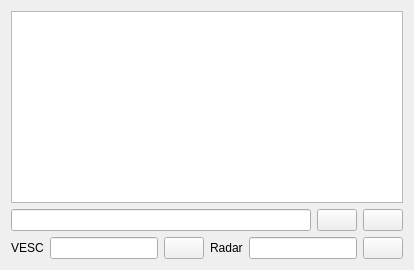
       <widget class="QWidget" name="tab_3">
        <attribute name="icon">
         <iconset resource="resources.qrc">
          <normaloff>:/models/Icons/Console-96.png</normaloff>:/models/Icons/Console-96.png</iconset>
        </attribute>
        <attribute name="title">
         <string/>
        </attribute>
        <attribute name="toolTip">
         <string>Terminal</string>
        </attribute>
        <layout class="QVBoxLayout" name="verticalLayout_3">
         <item>
          <widget class="QTextBrowser" name="terminalBrowser">
           <property name="font">
            <font>
             <family>Monospace</family>
            </font>
           </property>
          </widget>
         </item>
         <item>
          <layout class="QHBoxLayout" name="horizontalLayout_12">
           <item>
            <widget class="HistoryLineEdit" name="terminalEdit"/>
           </item>
           <item>
            <widget class="QPushButton" name="terminalSendButton">
             <property name="toolTip">
              <string>Send command to car</string>
             </property>
             <property name="text">
              <string/>
             </property>
             <property name="icon">
              <iconset resource="resources.qrc">
               <normaloff>:/models/Icons/Send File-96.png</normaloff>:/models/Icons/Send File-96.png</iconset>
             </property>
            </widget>
           </item>
           <item>
            <widget class="QPushButton" name="terminalClearButton">
             <property name="toolTip">
              <string>Clear terminal</string>
             </property>
             <property name="text">
              <string/>
             </property>
             <property name="icon">
              <iconset resource="resources.qrc">
               <normaloff>:/models/Icons/Delete2-96.png</normaloff>:/models/Icons/Delete2-96.png</iconset>
             </property>
            </widget>
           </item>
          </layout>
         </item>
         <item>
          <layout class="QHBoxLayout" name="horizontalLayout_2">
           <item>
            <widget class="QLabel" name="label_4">
             <property name="text">
              <string>VESC</string>
             </property>
            </widget>
           </item>
           <item>
            <widget class="HistoryLineEdit" name="terminalEditVesc"/>
           </item>
           <item>
            <widget class="QPushButton" name="terminalSendVescButton">
             <property name="text">
              <string/>
             </property>
             <property name="icon">
              <iconset resource="resources.qrc">
               <normaloff>:/models/Icons/Send File-96.png</normaloff>:/models/Icons/Send File-96.png</iconset>
             </property>
            </widget>
           </item>
           <item>
            <widget class="QLabel" name="label_5">
             <property name="text">
              <string>Radar</string>
             </property>
            </widget>
           </item>
           <item>
            <widget class="HistoryLineEdit" name="terminalEditRadar"/>
           </item>
           <item>
            <widget class="QPushButton" name="terminalSendRadarButton">
             <property name="text">
              <string/>
             </property>
             <property name="icon">
              <iconset resource="resources.qrc">
               <normaloff>:/models/Icons/Send File-96.png</normaloff>:/models/Icons/Send File-96.png</iconset>
             </property>
            </widget>
           </item>
          </layout>
         </item>
        </layout>
       </widget>
